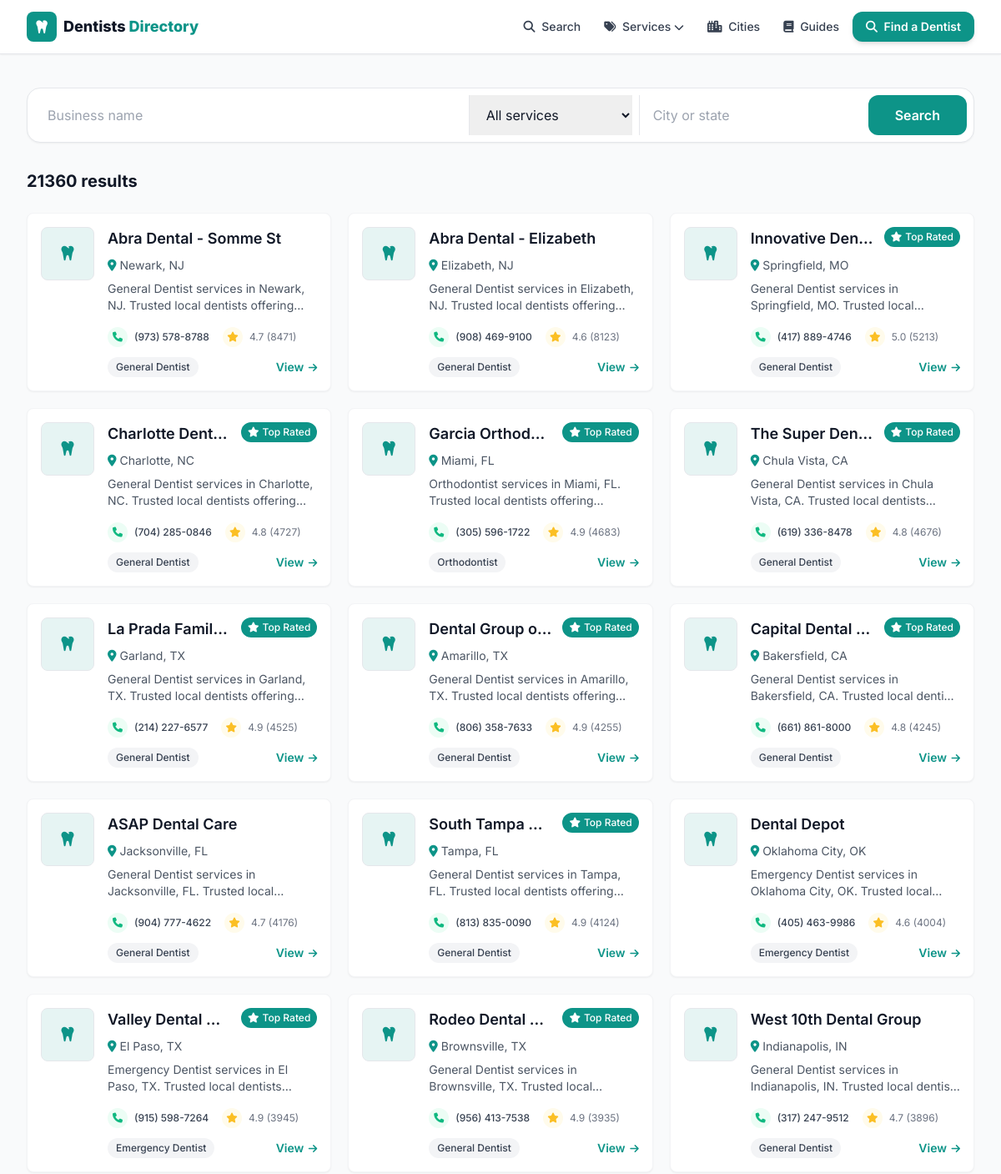
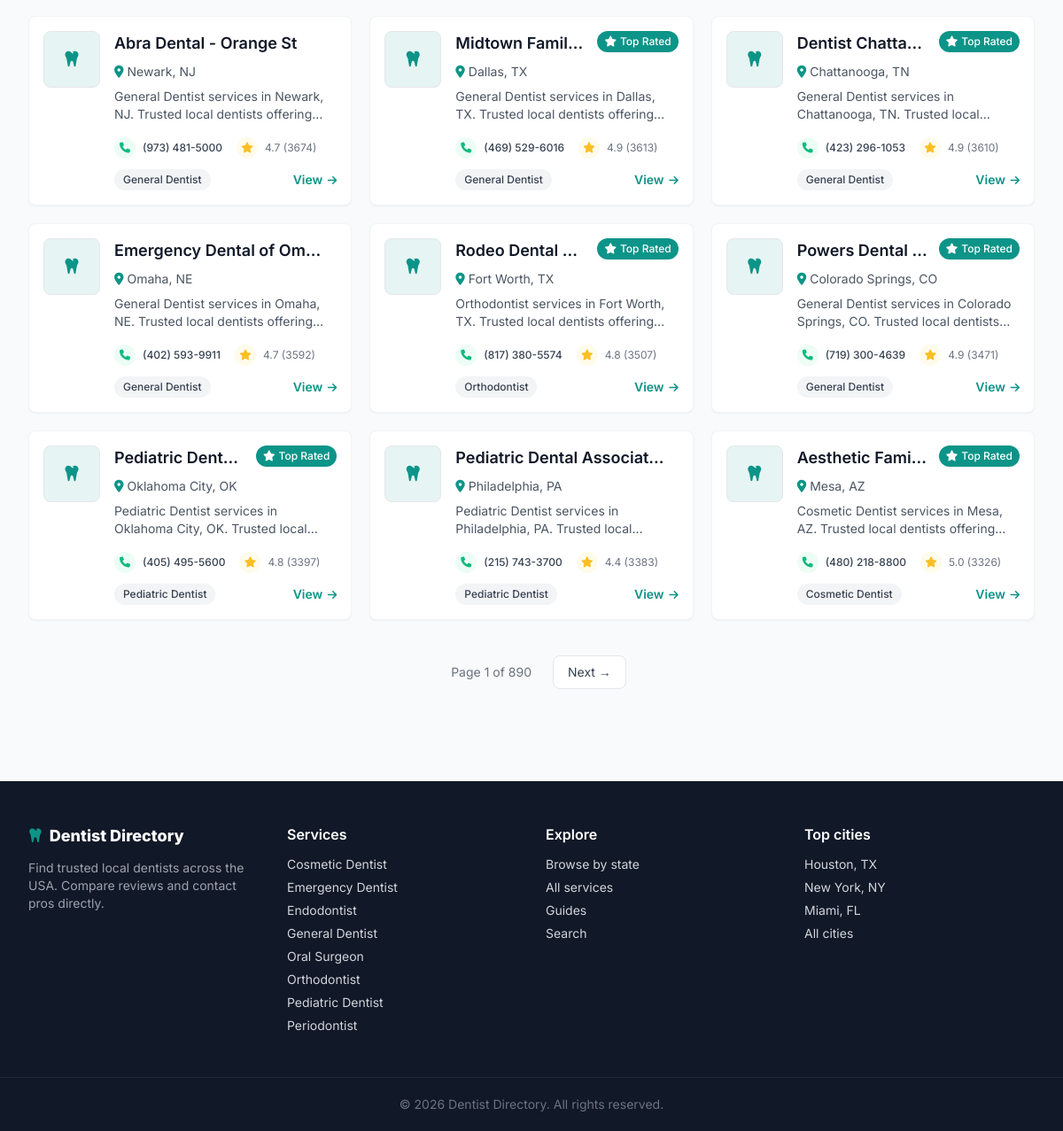
Screenshot of /search with the database file from the repository (2 pictures, top to bottom).
### tables this page shows
CREATE TABLE listings (
    id          INTEGER PRIMARY KEY AUTOINCREMENT,
    name        TEXT NOT NULL,
    slug        TEXT UNIQUE NOT NULL,
    category    TEXT,
    city        TEXT,
    state       TEXT,
    address     TEXT,
    phone       TEXT,
    website     TEXT,
    lat         REAL,
    lng         REAL,
    rating      REAL,
    reviews     INTEGER,
    hours       TEXT,           -- JSON blob
    maps_url    TEXT,
    cid         TEXT,           -- google place CID, used for dedup
    scraped_at  TEXT DEFAULT (datetime('now'))
);

### web/app.py (the view)
@app.route("/search")
def search():
    from urllib.parse import urlencode
    q = (request.args.get("q") or "").strip()
    cat = (request.args.get("category") or "").strip()
    loc = (request.args.get("city") or "").strip()
    where = "WHERE 1=1"
    args = []
    if q:
        where += " AND (name LIKE ? OR city LIKE ?)"
        args += [f"%{q}%", f"%{q}%"]
    if cat:
        where += " AND category = ?"
        args.append(cat)
    if loc:
        where += " AND (city LIKE ? OR state LIKE ?)"
        args += [f"%{loc}%", f"%{loc}%"]
    d = get_db()
    total = d.execute(f"SELECT COUNT(*) FROM listings {where}", args).fetchone()[0]
    page = _page()
    rows = d.execute(
        f"SELECT * FROM listings {where} ORDER BY reviews DESC LIMIT ? OFFSET ?",
        args + [PER_PAGE, (page - 1) * PER_PAGE]).fetchall()
    qs = urlencode({k: v for k, v in
                    (("q", q), ("category", cat), ("city", loc)) if v})
    base_url = "/search?" + qs if qs else "/search"
    return render_template("search.html", rows=rows, q=q, cat=cat, loc=loc,
                           total=total, pg=_pageinfo(page, total),
                           base_url=base_url)

### scraper/db.py (called while the page is built)
def slugify(value: str) -> str:
    value = unicodedata.normalize("NFKD", value).encode("ascii", "ignore").decode()
    value = re.sub(r"[^\w\s-]", "", value).strip().lower()
    return re.sub(r"[-\s]+", "-", value)

### web/app.py (called while the page is built)
def get_db():
    if "db" not in g:
        uri = f"file:{dbmod.DB_PATH.as_posix()}?mode=ro&immutable=1"
        g.db = sqlite3.connect(uri, uri=True)
        g.db.row_factory = sqlite3.Row
    return g.db

def slugify(s):
    return dbmod.slugify(s or "")

@app.context_processor
def inject_globals():
    cats = [r["category"] for r in get_db().execute(
        "SELECT DISTINCT category FROM listings WHERE category IS NOT NULL "
        "ORDER BY category")]
    return {
        "SITE_NAME": app.config["SITE_NAME"],
        "ALL_CATEGORIES": cats,
        "CATEGORY_ICONS": CATEGORY_ICONS,
        "ADSENSE_CLIENT": app.config["ADSENSE_CLIENT"],
        "GA_ID": app.config["GA_ID"],
        "DOMAIN": app.config["DOMAIN"],
        "GSC_VERIFICATION": app.config["GSC_VERIFICATION"],
        "STATE_NAMES": STATE_NAMES,
        "cat_slug": slugify,
    }

def _page():
    try:
        return max(1, int(request.args.get("page", 1)))
    except ValueError:
        return 1

def _pageinfo(page, total):
    pages = max(1, (total + PER_PAGE - 1) // PER_PAGE)
    return {"page": page, "pages": pages,
            "has_prev": page > 1, "has_next": page < pages}

### web/templates/search.html (shortened to what this page needs)
{% extends "base.html" %}
{% from "_macros.html" import card, pager %}
{% block content %}
<div class="max-w-7xl mx-auto px-4 sm:px-6 lg:px-8 py-10">
  <form action="/search" method="get" class="bg-white rounded-2xl shadow-sm border p-2 flex flex-col sm:flex-row gap-2 mb-8">
    <input name="q" value="{{ q }}" placeholder="Business name" class="flex-1 px-4 py-3 outline-none">
    <select name="category" class="px-4 py-3 outline-none border-t sm:border-t-0 sm:border-l">
      <option value="">All services</option>
    </select>
    <input name="city" value="{{ loc }}" placeholder="City or state" class="px-4 py-3 outline-none border-t sm:border-t-0 sm:border-l">
    <button class="bg-primary hover:bg-primaryDark text-white font-semibold px-8 py-3 rounded-xl">Search</button>
  </form>
  <h1 class="text-xl font-bold mb-6">{{ total }} result{{ '' if total==1 else 's' }}</h1>
  {% if rows %}
  <div class="grid sm:grid-cols-2 lg:grid-cols-3 gap-5">{% for l in rows %}{{ card(l) }}{% endfor %}</div>
  {{ pager(pg, base_url) }}
  {% else %}
  <div class="text-center py-20 text-gray-500"><i class="fas fa-magnifying-glass text-4xl mb-4 text-gray-300"></i><p>No matches. Try a broader search.</p></div>
  {% endif %}
</div>
{% endblock %}

### web/templates/_macros.html (shortened to what this page needs)
{% macro pager(pg, base_url) %}
{% set sep = '&' if '?' in base_url else '?' %}
{% if pg.pages > 1 %}
<nav class="flex items-center justify-center gap-2 mt-10" aria-label="Pagination">
  <span class="px-4 py-2 text-sm text-gray-500">Page {{ pg.page }} of {{ pg.pages }}</span>
  {% if pg.has_next %}<a href="{{ base_url }}{{ sep }}page={{ pg.page+1 }}" class="px-4 py-2 rounded-lg border bg-white text-gray-700 hover:border-primary hover:text-primary text-sm">Next &rarr;</a>{% endif %}
</nav>
{% endif %}
{% endmacro %}
{% macro card(l) %}
<div class="bg-white rounded-lg shadow-sm hover:shadow-md transition-all duration-200 overflow-hidden border border-gray-100">
  <div class="p-4">
    <div class="flex items-start space-x-4">
      <div class="flex-shrink-0">
      </div>
      <div class="flex-1 min-w-0">
        <div class="flex items-start mb-2">
          <h3 class="text-lg font-heading font-semibold text-gray-900 flex-1 min-w-0 mr-3">
            <a href="/listing/{{ l.slug }}" class="hover:text-primary block truncate">{{ l.name }}</a>
          </h3>
          {% if l.rating and l.rating >= 4.8 %}
          <span class="bg-primary text-white px-2 py-1 rounded-full text-xs font-medium flex-shrink-0">
            <i class="fas fa-star mr-1"></i><span class="hidden sm:inline">Top Rated</span></span>
          {% endif %}
        </div>
        <p class="text-sm text-gray-600 flex items-center mb-2">
          <i class="fas fa-map-marker-alt mr-1 text-primary"></i>
          <a href="/{{ l.state|lower }}/{{ l.city|slugify }}" class="hover:text-primary hover:underline">{{ l.city }}, {{ l.state }}</a>
        </p>
        <p class="text-gray-600 text-sm mb-4 line-clamp-2">
          {{ l.category or 'Dentists' }} services in {{ l.city }}, {{ l.state }}. Trusted local dentists offering inspections, treatment and prevention. Call for service and fast response.
        </p>
        <div class="flex items-center justify-between text-xs mb-3">
          <div class="flex items-center space-x-4">
            {% if l.phone %}
            <a href="tel:{{ l.phone|trim }}" class="flex items-center group transition-all duration-200 hover:text-emerald-600">
              <div class="w-6 h-6 rounded-full bg-emerald-50 flex items-center justify-center mr-2 group-hover:bg-emerald-100">
                <i class="fas fa-phone text-xs text-emerald-500"></i></div>
              <span class="hidden sm:inline text-gray-700 group-hover:text-emerald-600 font-medium">{{ l.phone|trim }}</span>
            </a>
            {% endif %}
            {% if l.reviews %}
            <div class="flex items-center text-gray-500">
              <div class="w-6 h-6 rounded-full bg-amber-50 flex items-center justify-center mr-2"><i class="fas fa-star text-xs text-amber-400"></i></div>
              <span>{{ "%.1f"|format(l.rating) }} ({{ l.reviews }})</span>
            </div>
            {% endif %}
          </div>
        </div>
        <div class="flex items-center justify-between">
          {% if l.category %}<span class="bg-gray-100 text-gray-700 px-2.5 py-1 rounded-full text-xs font-medium">{{ l.category }}</span>{% else %}<span></span>{% endif %}
          <a href="/listing/{{ l.slug }}" class="text-primary font-semibold text-sm hover:underline">View <i class="fas fa-arrow-right text-xs ml-0.5"></i></a>
        </div>
      </div>
    </div>
  </div>
</div>
{% endmacro %}

### web/templates/base.html (style rules this page uses)
body { font-family:'Inter',sans-serif }

### rows the page displays
listings: name "Charlotte Dent…", shows "Top Rated", city "Charlotte", state "NC", category "General Dentist", phone "(704) 285-0846", rating "4.8", reviews "4727"
listings: name "La Prada Famil…", shows "Top Rated", city "Garland", state "TX", category "General Dentist", phone "(214) 227-6577", rating "4.9", reviews "4525", name "Dental Group o…", city "Amarillo", phone "(806) 358-7633", reviews "4255", name "Rodeo Dental…", city "Brownsville", phone "(956) 413-7538", reviews "3935", name "Midtown Famil…", city "Dallas", phone "(469) 529-6016", reviews "3613"
listings: name "ASAP Dental Care", city "Jacksonville", state "FL", category "General Dentist", phone "(904) 777-4622", rating "4.7", reviews "4176"
listings: name "Dental Depot", city "Oklahoma City", state "OK", category "Emergency Dentist", phone "(405) 463-9986", rating "4.6", reviews "4004"
listings: name "Valley Dental…", shows "Top Rated", city "El Paso", state "TX", category "Emergency Dentist", phone "(915) 598-7264", rating "4.9", reviews "3945"
listings: name "West 10th Dental Group", city "Indianapolis", state "IN", category "General Dentist", phone "(317) 247-9512", rating "4.7", reviews "3896"
listings: name "Rodeo Dental…", shows "Top Rated", city "Fort Worth", state "TX", category "Orthodontist", phone "(817) 380-5574", rating "4.8", reviews "3507"
listings: name "Powers Dental…", shows "Top Rated", city "Colorado Springs", state "CO", category "General Dentist", phone "(719) 300-4639", rating "4.9", reviews "3471"
listings: name "Pediatric Dent…", shows "Top Rated", city "Oklahoma City", state "OK", category "Pediatric Dentist", phone "(405) 495-5600", rating "4.8", reviews "3397"
listings: name "Pediatric Dental Associat…", city "Philadelphia", state "PA", category "Pediatric Dentist", phone "(215) 743-3700", rating "4.4", reviews "3383"
listings: name "Aesthetic Fami…", shows "Top Rated", city "Mesa", state "AZ", category "Cosmetic Dentist", phone "(480) 218-8800", rating "5.0", reviews "3326"

### other values shown
{{ total }} "21360"
{{ '' if total==1 else 's' }} "s"
{{ l.name }} "Abra Dental - Somme St" "Abra Dental - Elizabeth" "Innovative Den…" "Garcia Orthod…" "The Super Den…" "Capital Dental…" "South Tampa…" "Abra Dental - Orange St" "Dentist Chatta…" "Emergency Dental of Om…"
{{ l.city }} "Newark" "Elizabeth" "Springfield" "Miami" "Chula Vista" "Bakersfield" "Tampa" "Newark" "Chattanooga" "Omaha"
{{ l.state }} "NJ" "NJ" "MO" "FL" "CA" "CA" "FL" "NJ" "TN" "NE"
{{ l.category or 'Dentists' }} "General Dentist" "General Dentist" "General Dentist" "Orthodontist" "General Dentist" "General Dentist" "General Dentist" "General Dentist" "General Dentist" "General Dentist"
{{ l.phone|trim }} "(973) 578-8788" "(908) 469-9100" "(417) 889-4746" "(305) 596-1722" "(619) 336-8478" "(661) 861-8000" "(813) 835-0090" "(973) 481-5000" "(423) 296-1053" "(402) 593-9911"
{{ "%.1f"|format(l.rating) }} "4.7" "4.6" "5.0" "4.9" "4.8" "4.8" "4.9" "4.7" "4.9" "4.7"
{{ l.reviews }} "8471" "8123" "5213" "4683" "4676" "4245" "4124" "3674" "3610" "3592"
{{ l.category }} "General Dentist" "General Dentist" "General Dentist" "Orthodontist" "General Dentist" "General Dentist" "General Dentist" "General Dentist" "General Dentist" "General Dentist"
{{ pg.page }} "1"
{{ pg.pages }} "890"
{{ c }} "Cosmetic Dentist" "Emergency Dentist" "Endodontist" "General Dentist" "Oral Surgeon" "Orthodontist" "Pediatric Dentist" "Periodontist"
{{ 2026 }} "2026"
